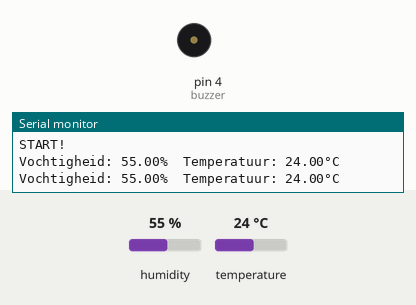
A sketch run on a simulated Arduino Uno, built with avr-gcc and run on an emulated ATmega328P. On the bench: buzzer (waves = sounding), the last lines printed to the serial monitor. The test bench sets the inputs (shaded band); at power-on: humidity 55 %, temperature 24 °C.

Above: at 2.8 s.
2.9 s: humidity set to 88 %
5.6 s: humidity set to 91 %
At 7.0 s:
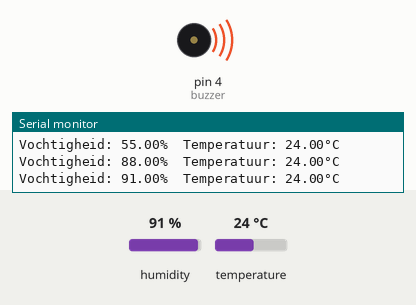
Timing chart, 0 to 8.6 s (numbered marks = the images above; inputs shaded):
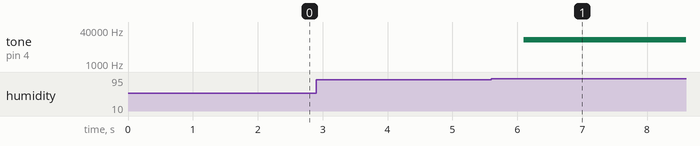

Measured:
- the behaviour switches between 89 and 90 % on humidity (found by bisection; images 0 and 1)
- after the input at 5.6 s, tone on pin 4 (buzzer): silent → 14080 Hz after 0.50 s

The sketch:

DHT11.ino
```cpp
#include "DHT.h"

#define DHTPIN 2
#define DHTTYPE DHT11
#define buzzer 4

DHT sensor(DHTPIN, DHTTYPE);

void setup() {
  // put your setup code here, to run once:
  Serial.begin(9600);
  Serial.println("START!");

  sensor.begin();
}

void loop() {
  // put your main code here, to run repeatedly:
  float vochtigheid = sensor.readHumidity();
  float temperatuur = sensor.readTemperature();

  if (isnan(vochtigheid) || isnan(temperatuur)){
    Serial.println("Er zit misschien een kabel los!");
  }

  if (vochtigheid >= 90){
    tone(buzzer, 14080);
  }
  else{
    noTone(buzzer);
  }

  Serial.print("Vochtigheid: ");
  Serial.print(vochtigheid);
  Serial.print("%");
  Serial.print("\t");
  Serial.print("Temperatuur: ");
  Serial.print(temperatuur);
  Serial.println("°C");

  delay(2000);


}
```
